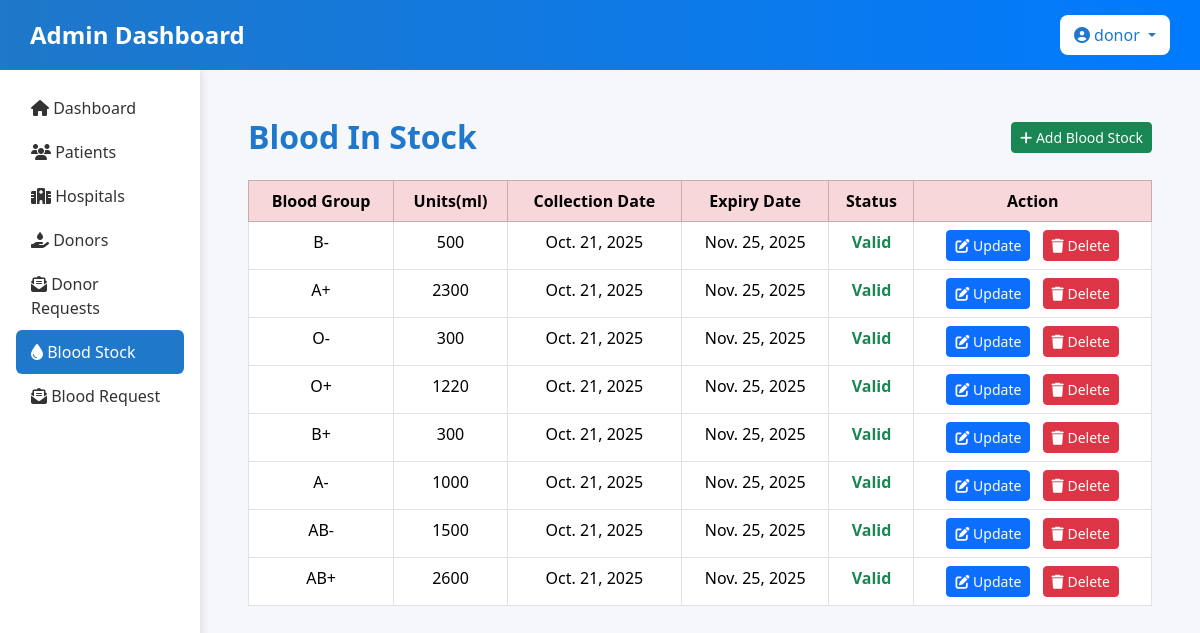
The page /bloodstock/ (signed in) on the database its author committed.
### blood_bank_app/models.py (models this page shows, shortened)
class BloodStock(models.Model):
    BLOOD_GROUPS = BLOOD_GROUP_CHOICES
    blood_group = models.CharField(max_length=3, choices=BLOOD_GROUPS, unique=True)
    units = models.PositiveIntegerField(default=0)
    collection_date = models.DateField(auto_now_add=True)
    expiry_date = models.DateField(blank=True, null=True)
    last_updated = models.DateTimeField(auto_now=True)
    def is_expired(self):
        return self.expiry_date and self.expiry_date < date.today()
    def is_near_expiry(self):
        return self.expiry_date and (self.expiry_date - date.today()).days <= 5

### blood_bank_app/views.py (the view)
# urls.py: path('bloodstock/', views.blood_stock_list, name='blood_stock_list'),
@login_required
def blood_stock_list(request):
    stocks = BloodStock.objects.all()
    expired_stocks = [s for s in stocks if s.is_expired()]
    near_expiry_stocks = [s for s in stocks if s.is_near_expiry()]
    context = {
        'stocks': stocks,
        'expired_stocks': expired_stocks,
        'near_expiry_stocks': near_expiry_stocks,
        'today': date.today(),
    }
    return render(request, 'admin/blood_stock_list.html', context)

### blood_bank_app/templates/admin/blood_stock_list.html (shortened to what this page needs)
<!DOCTYPE html>
<html lang="en">
<head>
    <link rel="stylesheet" href="https://cdnjs.cloudflare.com/ajax/libs/font-awesome/6.4.2/css/all.min.css">
    <link href="https://cdn.jsdelivr.net/npm/bootstrap@5.3.3/dist/css/bootstrap.min.css" rel="stylesheet">
</head>
<body>
     <nav class="navbar d-flex justify-content-between align-items-center">
        <h1 class="text-white mb-0">Admin Dashboard</h1>
        <div class="dropdown">
            <button class="btn btn-light dropdown-toggle" type="button" id="adminDropdown" data-bs-toggle="dropdown" aria-expanded="false">
                <i class="fa-solid fa-user-circle"></i> {{ request.user.username }}
            </button>
        </div>
    </nav>
    <div class="container-fluid">
        <div class="row">
            <div class="col-md-2 p-3 sidebar">
                <nav class="nav flex-column">
                    <a class="nav-link" href="{% url 'dashboard' %}">
                        <i class="fa-solid fa-home"></i> Dashboard
                    </a>
                    <a class="nav-link" href="{% url 'admin_patients' %}">
                        <i class="fa-solid fa-users"></i> Patients
                    </a>
                    <a class="nav-link" href="{% url 'admin_hospitals' %}">
                        <i class="fa-solid fa-hospital"></i> Hospitals
                    </a>
                    <a class="nav-link" href="{% url 'admin_donors_list' %}">
                        <i class="fa-solid fa-hand-holding-droplet"></i> Donors
                    </a>
                    <a class="nav-link" href="{% url 'admin_donors' %}">
                        <i class="fa-solid fa-envelope-open-text"></i> Donor Requests
                    </a>
                    <a class="nav-link active" href="{% url 'blood_stock_list' %}">
                        <i class="fa-solid fa-droplet"></i> Blood Stock
                    </a>
                    <a class="nav-link" href="{% url 'admin_blood_request' %}">
                        <i class="fa-solid fa-envelope-open-text"></i> Blood Request
                    </a>
                </nav>
            </div>
            <div class="col-md-10 p-4">
    <div class="card-dashboard p-4">
        <div class="d-flex justify-content-between align-items-center mb-4">
            <h2 class="mb-0">Blood In Stock</h2>
            <a href="{% url 'add_blood_stock' %}" class="btn btn-success btn-sm">
                <i class="fa-solid fa-plus"></i> Add Blood Stock
            </a>
        </div>
            <table class="table table-bordered text-center">
                <thead class="table-danger">
                    <tr>
                    <th>Blood Group</th>
                    <th>Units(ml)</th>
                    <th>Collection Date</th>
                    <th>Expiry Date</th>
                    <th>Status</th>
                    <th>Action</th>
                    </tr>
                </thead>
                <tbody>
                    {% for stock in stocks %}
                    <tr
                    class="{% if stock.is_expired %}table-danger{% elif stock.is_near_expiry %}table-warning{% endif %}">
                    <td>{{ stock.blood_group }}</td>
                    <td>{{ stock.units }}</td>
                    <td>{{ stock.collection_date }}</td>
                    <td>{{ stock.expiry_date }}</td>
                    <td>
                        {% if stock.is_expired %}
                        <span class="text-danger fw-bold">Expired</span>
                        {% elif stock.is_near_expiry %}
                        <span class="text-warning fw-bold">Expiring Soon</span>
                        {% else %}
                        <span class="text-success fw-bold">Valid</span>
                        {% endif %}
                    </td>
                    <td>
                        <a href="{% url 'update_blood_stock' stock.id %}" class="btn btn-primary btn-sm me-2">
                            <i class="fa-solid fa-pen-to-square"></i> Update
                        </a>
                        <a href="{% url 'delete_blood_stock' stock.id %}" class="btn btn-danger btn-sm" onclick="return confirm('Are you sure you want to delete this record?')">
                            <i class="fa-solid fa-trash"></i> Delete
                        </a>
                    </td>
                    </tr>
                    {% empty %}
                    <tr>
                        <td colspan="4" class="text-center text-muted">No stock records found.</td>
                    </tr>
                    {% endfor %}
                </tbody>
            </table>
        </div>
    </div>
</div>
        </div>
</body>
</html>

### blood_bank_app/templates/admin/blood_stock_list.html (style rules this page uses)
body { background-color: #f5f7fa; font-family: 'Segoe UI', Tahoma, Geneva, Verdana, sans-serif; }
.navbar { background: linear-gradient(90deg, #1F78C9, #007BFF); padding: 15px 30px; }
.navbar h1 { font-size: 24px; font-weight: 600; }
.dropdown .btn { background-color: #fff; color: #1F78C9; font-weight: 500; border: none; border-radius: 8px; padding: 8px 14px; }
.sidebar { min-height: 100vh; background: #fff; box-shadow: 2px 0 8px rgba(0,0,0,0.1); }
.sidebar .nav-link { color: #333; font-weight: 500; padding: 10px 15px; }
.sidebar .nav-link.active { background-color: #1F78C9; color: #fff; border-radius: 6px; }
h2 { color: #1F78C9; font-weight: 600; margin-bottom: 20px; }

### rows shown on the page
BloodStock: blood_group "B-", units "500", collection_date "Oct. 21, 2025", expiry_date "Nov. 25, 2025", shows "Valid"
BloodStock: blood_group "A+", units "2300", collection_date "Oct. 21, 2025", expiry_date "Nov. 25, 2025", shows "Valid"
BloodStock: blood_group "O-", units "300", collection_date "Oct. 21, 2025", expiry_date "Nov. 25, 2025", shows "Valid"
BloodStock: blood_group "O+", units "1220", collection_date "Oct. 21, 2025", expiry_date "Nov. 25, 2025", shows "Valid"
BloodStock: blood_group "B+", units "300", collection_date "Oct. 21, 2025", expiry_date "Nov. 25, 2025", shows "Valid"
BloodStock: blood_group "A-", units "1000", collection_date "Oct. 21, 2025", expiry_date "Nov. 25, 2025", shows "Valid"
BloodStock: blood_group "AB-", units "1500", collection_date "Oct. 21, 2025", expiry_date "Nov. 25, 2025", shows "Valid"
BloodStock: blood_group "AB+", units "2600", collection_date "Oct. 21, 2025", expiry_date "Nov. 25, 2025", shows "Valid"

### other values the page prints
{{ request.user.username }} "donor"
